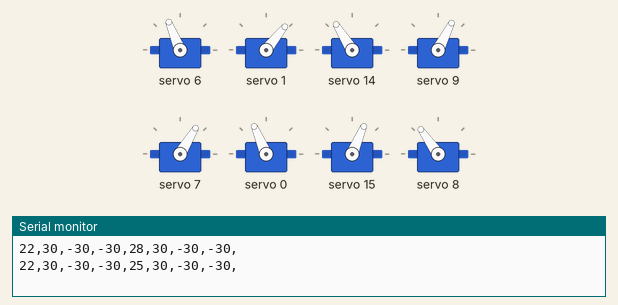
Bench run of a sketch on a simulated Arduino Uno, built with avr-gcc and run on an emulated ATmega328P. On the bench: 8 × servo, the last lines printed to the serial monitor.

Above: at 0.05 s.
At 0.4 s:
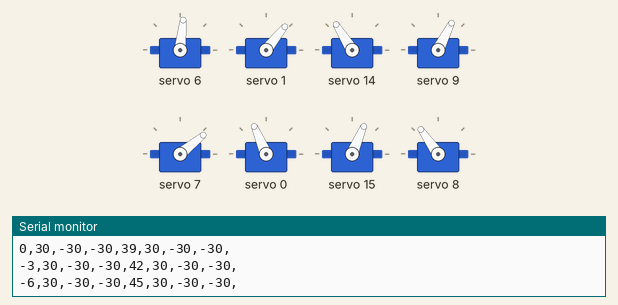
At 0.55 s:
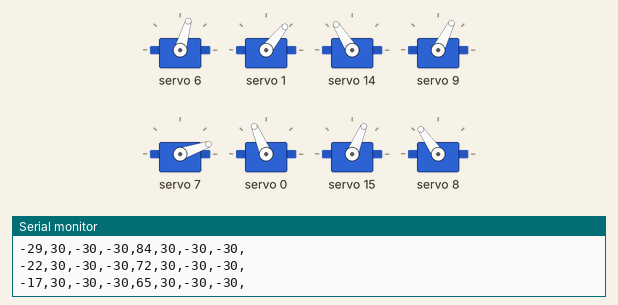
At 0.8 s:
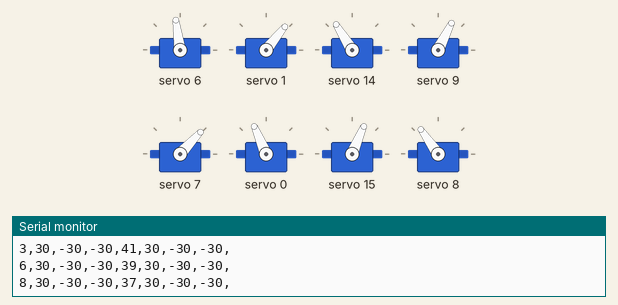
Timing chart, 0 to 3.0 s (numbered marks = the images above):
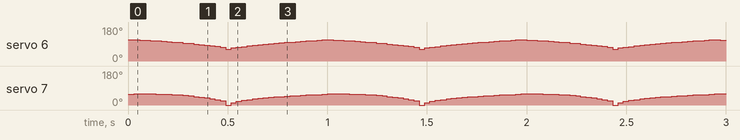

The sketch:

nijie-2.ino
```cpp
#include <Wire.h>                      //IIC通讯头文件
#include <Adafruit_PWMServoDriver.h> //16路舵机控制板头文件
//以这种方式调用，它使用默认地址0x40。
Adafruit_PWMServoDriver pwm = Adafruit_PWMServoDriver();
#define SERVOMIN  680   //这是“最小”高电平占空比计数（在4096中）
#define SERVOMAX  2200   //这是“最大”高电平占空比计数（在4096中）
//前进步态帧数据
char wk[36][8]= {
22,30,-30,-30,28,30,-30,-30,
22,30,-30,-30,25,30,-30,-30,
21,30,-30,-30,24,30,-30,-30,
20,30,-30,-30,24,30,-30,-30,
18,30,-30,-30,25,30,-30,-30,
16,30,-30,-30,26,30,-30,-30,
14,30,-30,-30,27,30,-30,-30,
12,30,-30,-30,28,30,-30,-30,
10,30,-30,-30,29,30,-30,-30,
8,30,-30,-30,31,30,-30,-30,
5,30,-30,-30,33,30,-30,-30,
3,30,-30,-30,36,30,-30,-30,
0,30,-30,-30,39,30,-30,-30,
-3,30,-30,-30,42,30,-30,-30,
-6,30,-30,-30,45,30,-30,-30,
-9,30,-30,-30,50,30,-30,-30,
-13,30,-30,-30,55,30,-30,-30,
-18,30,-30,-30,62,30,-30,-30,
-29,30,-30,-30,84,30,-30,-30,
-22,30,-30,-30,72,30,-30,-30,
-17,30,-30,-30,65,30,-30,-30,
-14,30,-30,-30,60,30,-30,-30,
-10,30,-30,-30,56,30,-30,-30,
-7,30,-30,-30,52,30,-30,-30,
-4,30,-30,-30,49,30,-30,-30,
-2,30,-30,-30,46,30,-30,-30,
1,30,-30,-30,44,30,-30,-30,
3,30,-30,-30,41,30,-30,-30,
6,30,-30,-30,39,30,-30,-30,
8,30,-30,-30,37,30,-30,-30,
10,30,-30,-30,35,30,-30,-30,
12,30,-30,-30,34,30,-30,-30,
14,30,-30,-30,32,30,-30,-30,
17,30,-30,-30,31,30,-30,-30,
18,30,-30,-30,30,30,-30,-30,
20,30,-30,-30,29,30,-30,-30
};
//舵机校准偏角数据
char cal[16]={-6,-14,7,0,0,0,0,0,1,9,-3,3,6,-6,7,-6};
//舵机旋转方向
int8_t rotationDirections[] = {1, -1, 1, 1,
                               1, -1, 1, -1,
                               1, -1, -1, 1,
                               -1, 1, 1, -1
                              };
//关节映射表
byte pins[] = {4, 3, 11, 12,
               5, 2, 13, 10,
               6, 1, 14, 9,
               7, 0, 15, 8
              };
//将角度数据转换成高电平占空比
int S2P(int angle){
  float p=0.0;
  p=(1520/150)*angle+680+760;
  return int(p);
}

void setup() {
   Serial.begin(57600);//打开串口
   pwm.begin();       //初始化PCA9685
   pwm.setPWMFreq(240);  //设置频率60Hz
}

void loop() {
  //循环一次前进步态
  for(int i=0;i<=35;i++)//一共43帧
  {
    for(int j=0;j<=7;j++)//每帧8个舵机角度
    {
      Serial.print(int(wk[i][j]));
      //具体舵机角度=步态帧中舵机角度数据*旋转方向+舵机校准偏角+75
      //每次从8号关节舵机开始，执行到16号关节舵机，为一帧
      pwm.setPWM(pins[8+j],0,S2P((int(wk[i][j])+cal[8+j])*rotationDirections[j+8]));
      Serial.print(',');
    }
    delay(20);
    Serial.println();
  }
  //delay(1000);//只执行一次，如果想循环执行，则需要将此行注释掉
}
```
